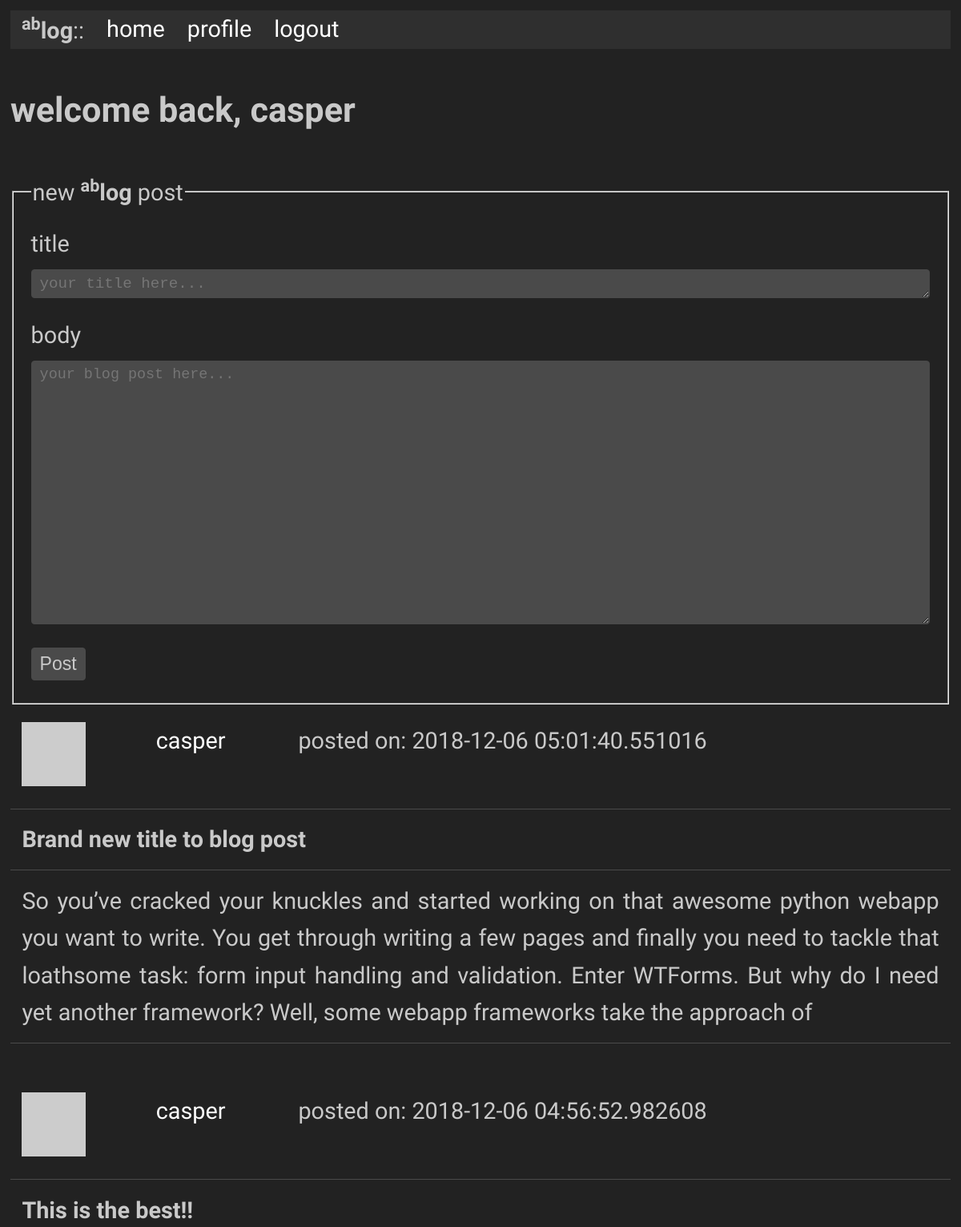
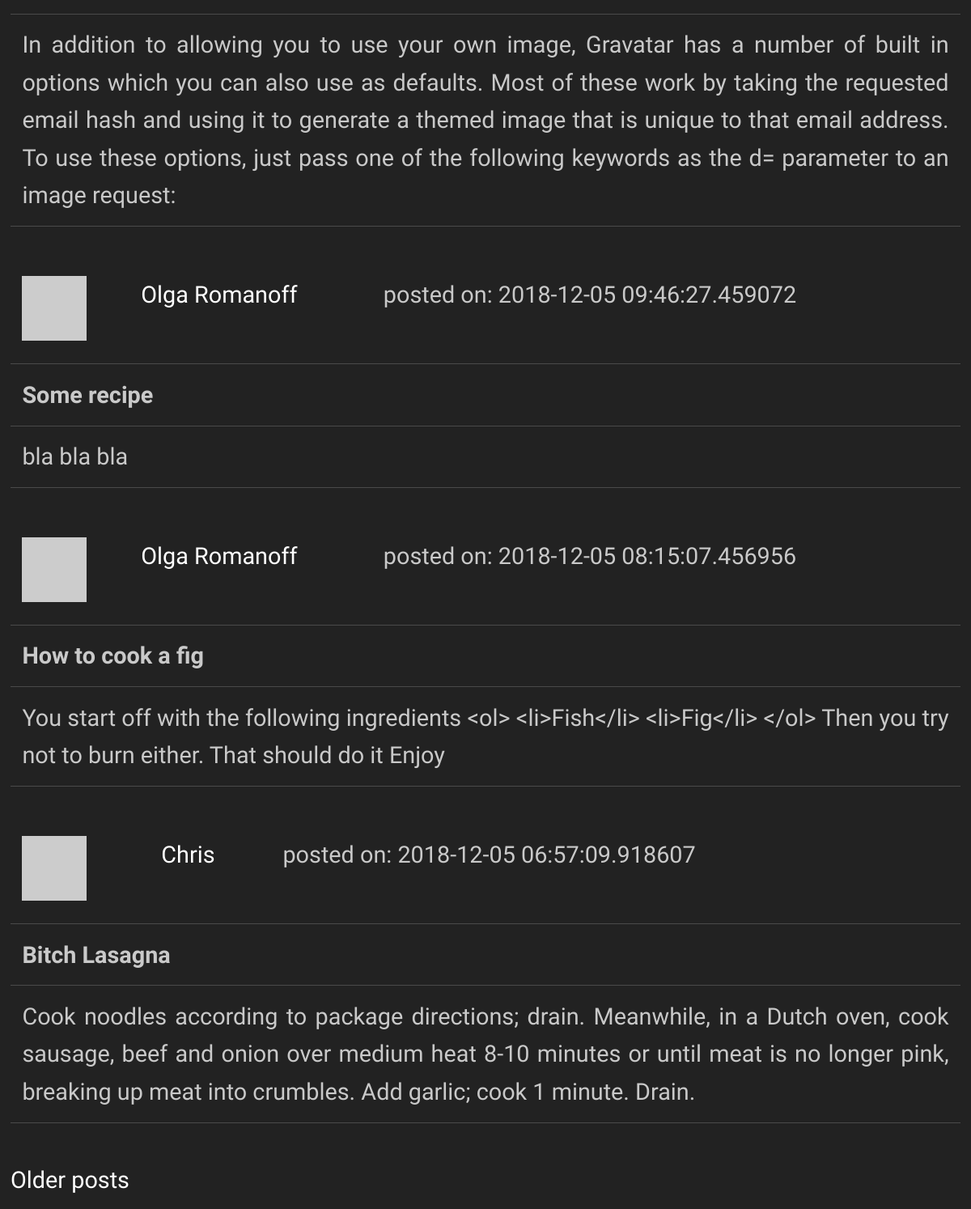
Page /index (signed in) on the committed database (2 pictures, top to bottom).
### app/models.py (models this page shows, shortened)
class User(UserMixin, db.Model):
    id            = db.Column(db.Integer, primary_key = True)
    username      = db.Column(db.String(64), index = True, unique = True)
    full_name     = db.Column(db.String(80), index = True)
    email         = db.Column(db.String(128), index = True, unique = True)
    password_hash = db.Column(db.String(128))
    posts         = db.relationship('Post', backref = 'author', lazy = 'dynamic')
    about_me      = db.Column(db.String(50))
    last_seen     = db.Column(db.DateTime, default=datetime.utcnow)
    def avatar(self, size = 64):
        digest = md5(self.email.lower().encode('utf-8')).hexdigest()
        return('https://gravatar.com/avatar/{}?d=retro&s={}'.format(digest, size))

class Post(db.Model):
    id           = db.Column(db.Integer, primary_key = True)
    title        = db.Column(db.String(40))
    body         = db.Column(db.String(100))
    timestamp    = db.Column(db.DateTime, index = True, default = datetime.utcnow)
    user_id      = db.Column(db.Integer, db.ForeignKey('user.id'))

### app/routes.py (the view)
@app.route('/', methods = ['POST', 'GET'])
@app.route('/index', methods = ['POST', 'GET'])
def index():
    page        = request.args.get('page', 1, type = int)
    posts       = Post.query.order_by(Post.timestamp.desc()).paginate(page, app.config['POSTS_PER_PAGE'], False)
    next_url    = url_for('index', page = posts.next_num) if posts.has_next else None
    prev_url    = url_for('index', page = posts.prev_num) if posts.has_prev else None
    if current_user.is_authenticated:
        form = PostForm()
        if form.validate_on_submit():
            post = Post(title = form.title.data, body = form.body.data, author = current_user)
            db.session.add(post)
            db.session.commit()
            flash('Posted!', category='message')
            return(redirect(url_for('index')))
        return(render_template('index.html',  title = "Home", form = form, posts = posts.items, next_url = next_url, prev_url = prev_url))
    else:
        return(render_template('welcome.html',  title = "Welcome", posts = posts.items, next_url = next_url, prev_url = prev_url))

### app/forms.py
class PostForm(FlaskForm):
    title   = TextAreaField('Title', validators = [DataRequired(), Length(min = 0, max = 40)], widget = TextArea())
    body    = TextAreaField('Body', validators = [DataRequired(), Length(min = 0, max = 100, message = "Blog post too long")], widget = TextArea())
    submit  = SubmitField('Post')

### app/models.py (called while the page is built)
@login.user_loader
def load_user(id):
    return User.query.get(int(id))

### app/routes.py (called while the page is built)
@app.before_request
def before_request():
    if current_user.is_authenticated:
        current_user.last_seen = datetime.utcnow()
        db.session.commit()

### app/templates/index.html (shortened to what this page needs)
{% extends "base.html" %}
{% block content %}
    <h4>welcome back, {{ current_user.username }}</h4>
    <form action = "" method = "post">
      <fieldset>
        <legend>new <b><sup>ab</sup>log</b> post</legend>
          <label for="textarea">title</label>
          <div>{{ form.title(size = 50, cols = 48, rows = 1.5, placeholder = "your title here...", class="textarea", id = "titlefield") }}</div>
          <label for="textarea">body</label>
          <div>{{ form.body(size = 512, cols = 48, rows = 15, placeholder = "your blog post here...", class="textarea", id = "bodyfield") }}</div>
          <div>{{ form.submit(class="button", id = "button") }}</div>
      </fieldset>
    </form>
    {% for post in posts %}
        {% include '_post.html' %}
    {% endfor %}
    {% if next_url %}
    <a href="{{ next_url }}">Older posts</a>
    {% endif %}
{% endblock %}

### app/templates/_post.html
<table>
    <tr valign="top">
        <td>
          <img src="{{ post.author.avatar(48) }}"><br>
        </td>
        <td>
          <a href="{{ url_for('user', username=post.author.username) }}">{{ post.author.username }}</a>
        </td>
        <td>
          posted on: {{ post.timestamp }}
        </td>
    </tr>
</table>
<table>
  <tr>
      <td><b>{{ post.title }}<b></td>
  </tr>
  <tr>
      <td>{{ post.body }}</td>
  </tr>
</table>
<br>

### app/static/style.css (style rules this page uses)
body { font-size: 1.8rem; line-height: 1.618; max-width: 52em; margin: auto; font-family: 'Quattrocento Sans', sans-serif; color: #c9c9c9; background-color: #222222; padding: 13px; }
h1, h2, h3, h4, h5, h6 { font-family: 'Quattrocento Sans', sans-serif; font-weight: 700; overflow-wrap: break-word; word-wrap: break-word; -ms-word-break: break-all; word-break: break-word; -ms-hyphens: auto; -moz-hyphens: auto; -webkit-hyphens: auto; hyphens: auto; }
h4 { line-height: 0.9; font-size: 1.5em; }
small, sub, sup { font-size: 75%; }
a { text-decoration: none; color: #ffffff; }
#titlefield { font-size: 1.2rem; }
#bodyfield { font-size: 1.15rem; }
table { text-align: justify; width: 100%; border-collapse: collapse; }
td, th { padding: 0.5em; border-bottom: 1px solid #4a4a4a; }
input, textarea { border: 1px solid #c9c9c9; }
textarea { width: 100%; }
.button, button { font-size: 0.8em; display: inline-block; padding: 5px 10px; text-align: center; text-decoration: none; white-space: nowrap; background-color: #2f2f2f; color: #222222; border-radius: 1px; border: 1px solid #2f2f2f; cursor: pointer; box-sizing: border-box; }
textarea, select, input[type] { color: #c9c9c9; padding: 6px 10px; margin-bottom: 10px; background-color: #4a4a4a; border: 1px solid #4a4a4a; border-radius: 4px; box-shadow: none; box-sizing: border-box; }
label, legend, fieldset { display: block; margin-bottom: .5rem; font-weight: 500; }

### rows in the picture
User: username "casper"
Post: author.username "casper", timestamp "2018-12-06 05:01:40.551016", title "Brand new title to blog post", body "So you’ve cracked your knuckles and started working on that awesome python webapp you want to write. You get through writing a few pages and finally you need to tackle that loathsome task: form input handling and validation. Enter WTForms. But why do I need yet another framework? Well, some webapp frameworks take the approach of"
Post: author.username "casper", timestamp "2018-12-06 04:56:52.982608", title "This is the best!!", body "In addition to allowing you to use your own image, Gravatar has a number of built in options which you can also use as defaults. Most of these work by taking the requested email hash and using it to generate a themed image that is unique to that email address. To use these options, just pass one of the following keywords as the d= parameter to an image request:"
Post: author.username "Olga Romanoff", timestamp "2018-12-05 09:46:27.459072", title "Some recipe", body "bla bla bla"
Post: author.username "Olga Romanoff", timestamp "2018-12-05 08:15:07.456956", title "How to cook a fig", body "You start off with the following ingredients <ol> <li>Fish</li> <li>Fig</li> </ol> Then you try not to burn either. That should do it Enjoy"
Post: author.username "Chris", timestamp "2018-12-05 06:57:09.918607", title "Bitch Lasagna", body "Cook noodles according to package directions; drain. Meanwhile, in a Dutch oven, cook sausage, beef and onion over medium heat 8-10 minutes or until meat is no longer pink, breaking up meat into crumbles. Add garlic; cook 1 minute. Drain."
